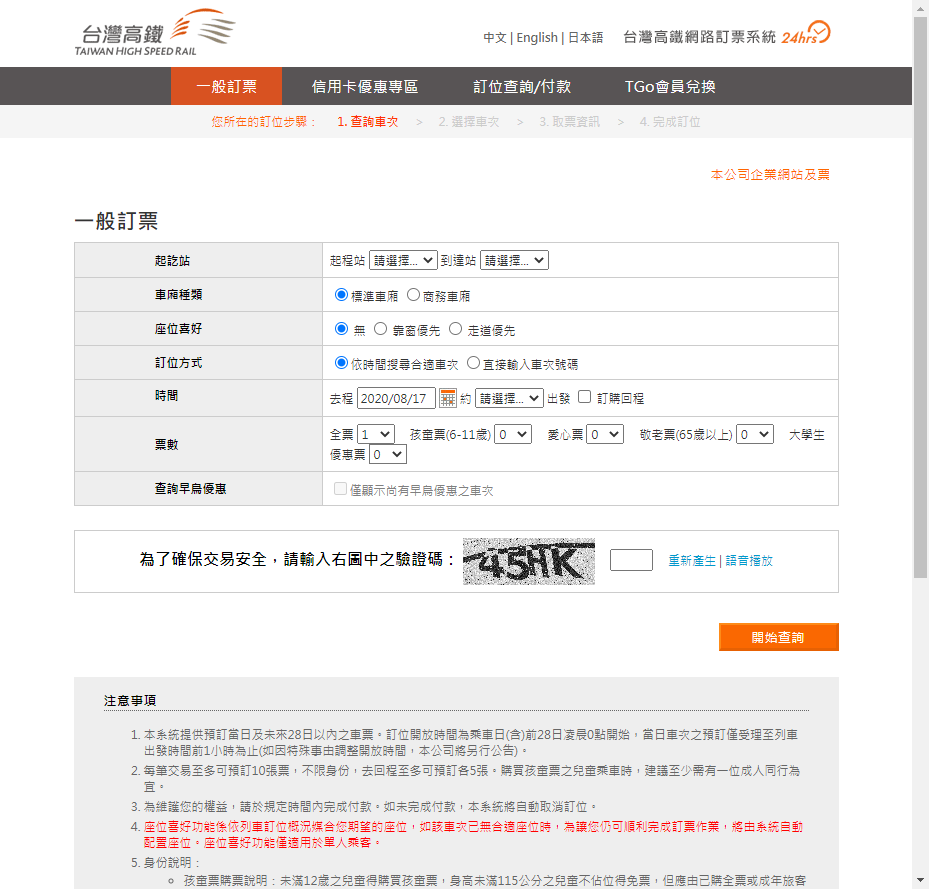
#> input picture test.png, 929 x 889 px, given in place of canCut.png, which was not available
$ jupyter execute --allow-errors chain_yzu1.ipynb   (shell and % lines are left out)   (older library calls are emulated)
#> lines starting #> are read from the running program, lines starting #| are printed output that depends on the picture; after the words box and inside, x2 and y2 are one past the last pixel; in counts of white or black regions, pixels touching at a corner belong together; pictures that were not available may be replaced by others from this repository, and a replacement may not be noted
[cell 1]
from selenium import webdriver
import time
from PIL import Image
import cv2
import requests
#> (the rest of this cell did not finish here and is left out)

[cell 2]
import PIL
import numpy
pil_image = PIL.Image.open('canCut.png').convert('RGB')
#pil_image = PIL.Image.open('C:\\Users\\USER\\Desktop\\test\\captua1.png').convert('RGB')
open_cv_image = numpy.array(pil_image)

[cell 3]
%pylab inline
from matplotlib import pyplot as plt
plt.imshow(open_cv_image)

[cell 4]
imgray = cv2.cvtColor(open_cv_image, cv2.COLOR_BGR2GRAY)
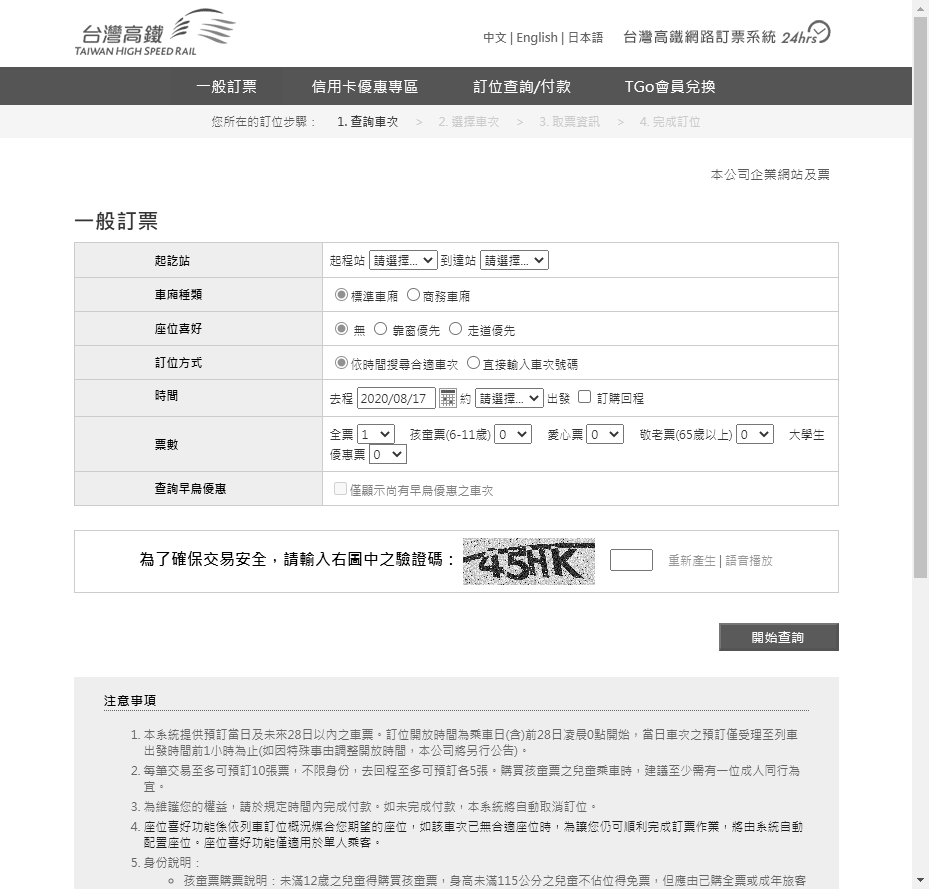
#> imgray: shape (889, 929); min 0, max 255, mean 235.2
ret, thresh = cv2.threshold(imgray, 127, 255, 0)
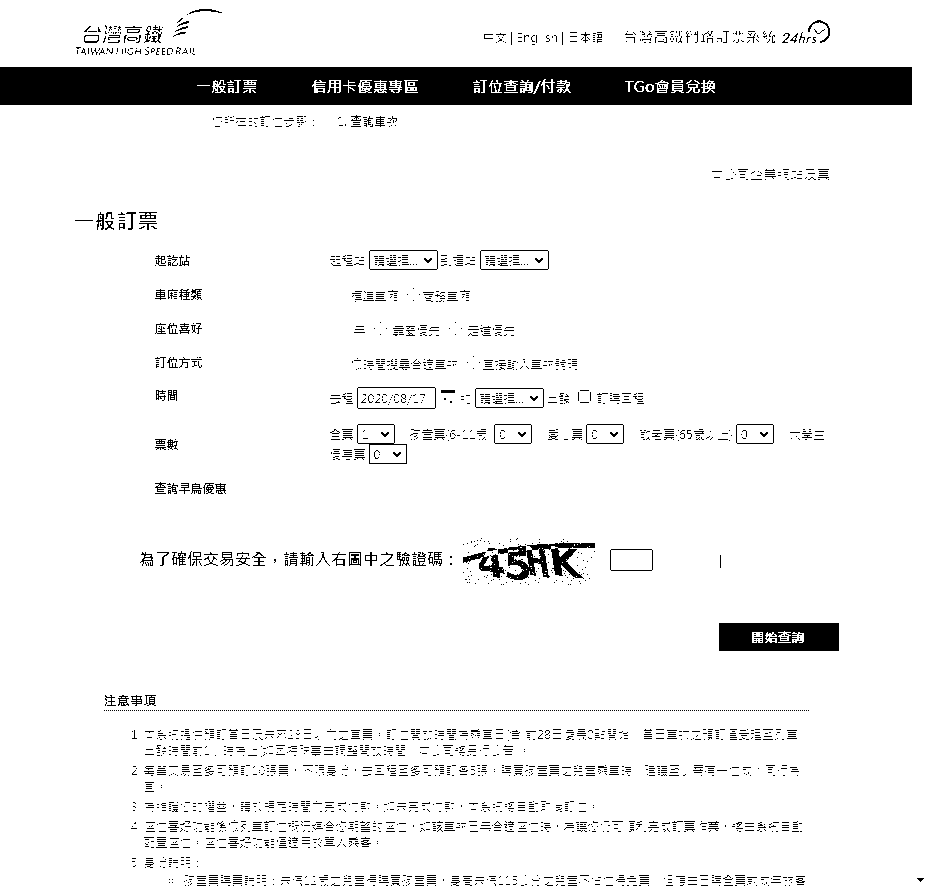
#> thresh: shape (889, 929); 93.2% white; 3181 black regions (3065 under 20 px)
image, contours, hierarchy = cv2.findContours(thresh, cv2.RETR_TREE, cv2.CHAIN_APPROX_SIMPLE)
#> contours = 4138 contours, 3832 with area under 20; largest, box (x1, y1, x2, y2) and area: (0, 0, 929, 889) 788497, (718, 622, 840, 652) 3507, (497, 541, 596, 581) 1912, (357, 442, 408, 465) 864, (370, 445, 406, 463) 595
cnts = sorted([(c, cv2.boundingRect(c)[0]) for c in contours], key = lambda x:x[1])
#> cnts = 4138 items
plt.imshow(thresh)

[cell 5]
ary =[]
for (c,_) in cnts:
    (x, y, w, h) = cv2.boundingRect(c)
    print((x, y, w, h))
    if w >= 17 and h >=30 and h<=35:
    #if w >=15 and h >10:
        ary.append((x, y, w, h))
#> this loop made 4138 passes
#> (x, y, w, h) on passes 1 to 3: (0, 0, 929, 889), (74, 219, 20, 3), (75, 46, 7, 4)
#| (0, 0, 929, 889)
#| (74, 219, 20, 3)
#| (75, 46, 7, 4)
#| (76, 49, 3, 6)
#| (80, 47, 6, 7)
#| (83, 34, 17, 10)
#| (83, 25, 9, 8)
#| (84, 52, 3, 4)
#> (further printed lines are left out)
#> after the loop, ary = [(718, 622, 122, 30)]

[cell 6]
print(ary)

[cell 7]
%pylab inline
plt.imshow(open_cv_image)

[cell 8]
from matplotlib import pyplot as plt
fig = plt.figure()
for id, (x, y, w, h) in enumerate(ary):
    roi = open_cv_image[y:y+h, x:x+w]
    thresh = roi.copy()
    a = fig.add_subplot(1, len(ary), id+1)
    plt.imshow(thresh)
#> this loop made 1 pass
#> (id, x, y, w, h) on pass 1: (0, 718, 622, 122, 30)
#> pass 1, `roi = open_cv_image[y:y+h, x:x+w]`:
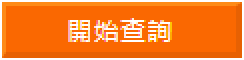
#> roi: shape (30, 122, 3) (shown 2 times larger); mean R, G, B 248.9, 129.5, 42.1

[cell 9]
from matplotlib import pyplot as plt
for id, (x, y, w, h) in enumerate(ary):
    fig = plt.figure()
    roi = open_cv_image[y:y+h, x:x+w]
    thresh = roi.copy()
    plt.imshow(thresh)
    plt.savefig('{}.png'.format(id+1), dpi=100)
